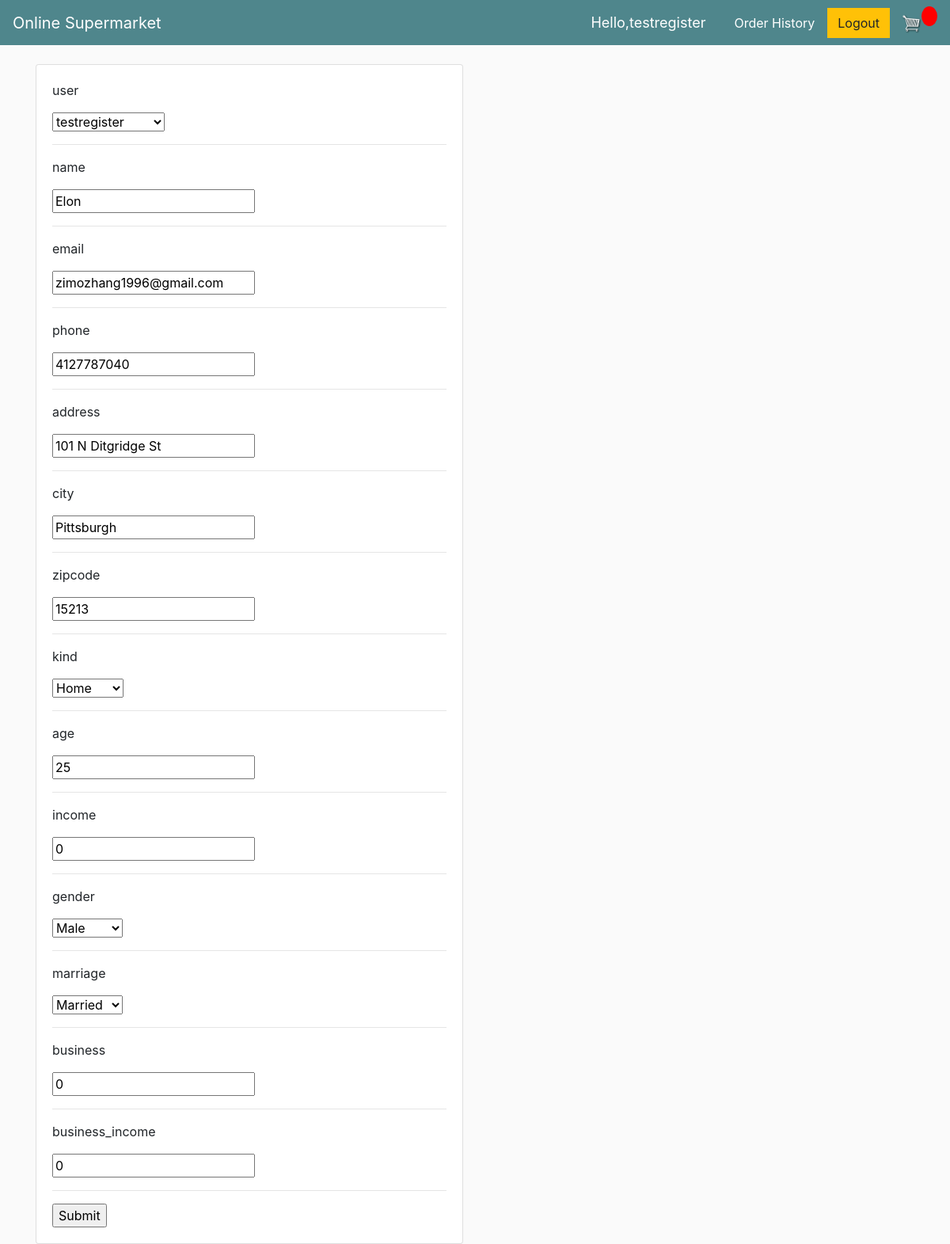
The page /user_update_user/1/ (signed in) on the database as committed earlier.
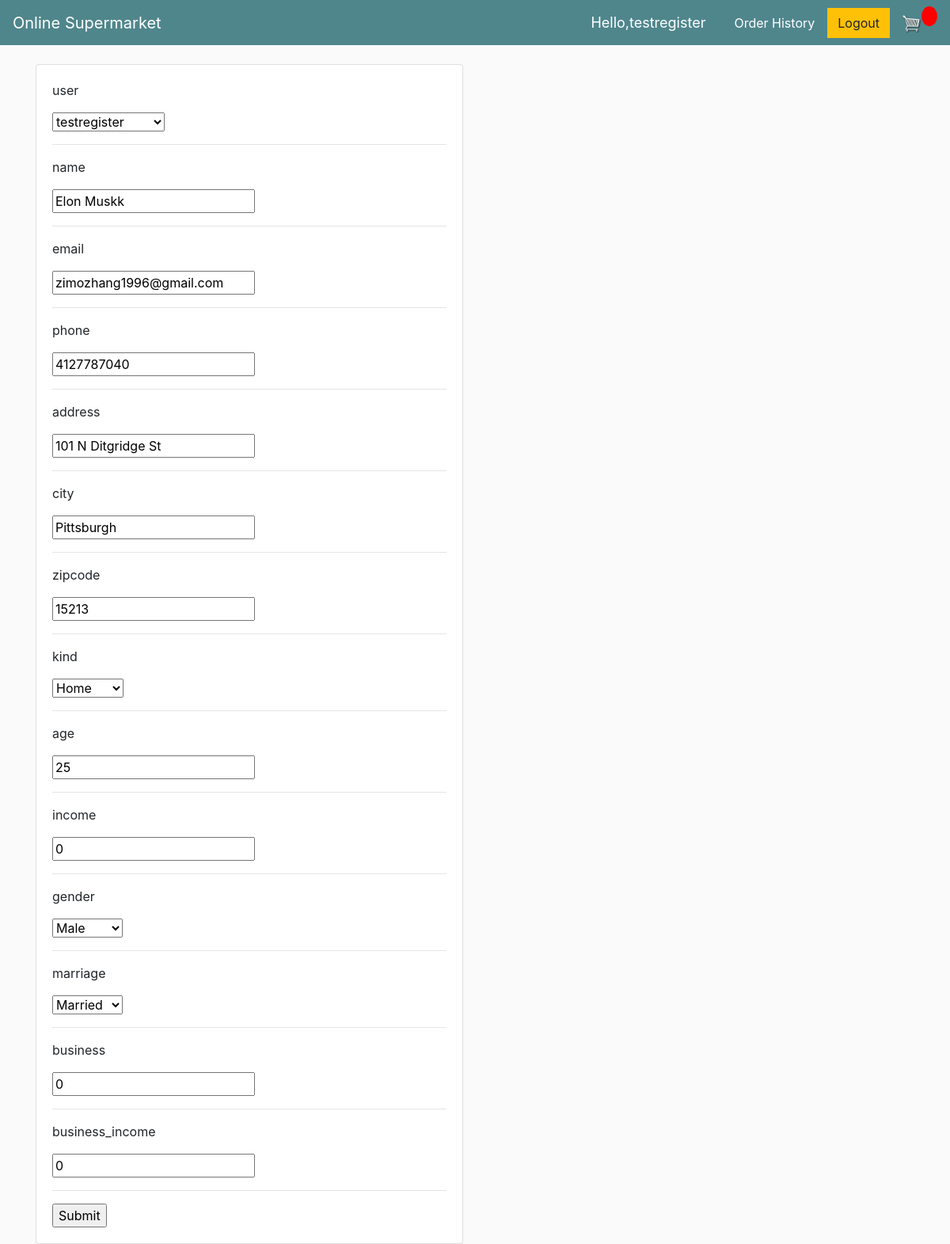
The same page on the database as committed later.
### accounts/models.py (models this page shows, shortened)
class Customer(models.Model):
	CATEGORY = (
			('Home', 'Home'),
			('Business', 'Business'),
			)
	Gender = (
			('Male', 'Male'),
			('Female', 'Female'),
			)
	Marriage = (
			('Single', 'Single'),
			('Married', 'Married'),
			)
	user = models.OneToOneField(User, null=True, on_delete=models.CASCADE)
	name = models.CharField(max_length=200, null = True)
	email = models.EmailField(max_length=200, null = True)
	phone = models.CharField(max_length=10, null = True)
	address = models.CharField(max_length=200, null = True)
	city = models.CharField(max_length=200, null = True)
	zipcode = models.CharField(max_length=200, null = True)
	kind = models.CharField(max_length=200, choices = CATEGORY, null = True)
	age = models.IntegerField(default=0, null = True)
	income = models.IntegerField(default=0, null = True)
	gender = models.CharField(max_length=200, choices = Gender, null = True)
	marriage = models.CharField(max_length=200, choices = Marriage, null = True)
	business =  models.CharField(max_length=200, null = True)
	business_income = models.CharField(max_length=200, null = True)

### accounts/views.py (the view)
# urls.py: path('user_update_user/<str:pk>/', views.user_updateUser, name="user_update_user"),
@login_required(login_url='login')
def user_updateUser(request, pk):
	customers = Customer.objects.get(id=pk)
	form = CustomerForm(instance=customers)
	if request.method == 'POST':
		form = CustomerForm(request.POST, instance=customers)
		if form.is_valid():
			form.save()
			return redirect(f'/order_history/{pk}')
	context = {'form': form}
	return render(request, 'store/user_customer_form.html', context)

### accounts/forms.py
class CustomerForm(ModelForm):
	class Meta:
		model = Customer
		fields = '__all__'

### accounts/templates/store/user_customer_form.html (shortened to what this page needs)
{% extends 'store/user-page.html' %}
{% load static %}
{% block content %}
<div class="row">
	<div class="col-md-6">
		<div class="card card-body">
			<form action="" method="POST">
				{% for field in form %}
					<p>{{field.name}}</p>
                    <p> {{field}}</p>
					<hr>
				{% endfor %}
				<input type="submit" name="Submit">
			</form>
		</div>
	</div>
</div>
{% endblock %}

Rows that differ between the two databases and show on the page:
changed Customer "testregister": name "Elon" → "Elon Muskk"
